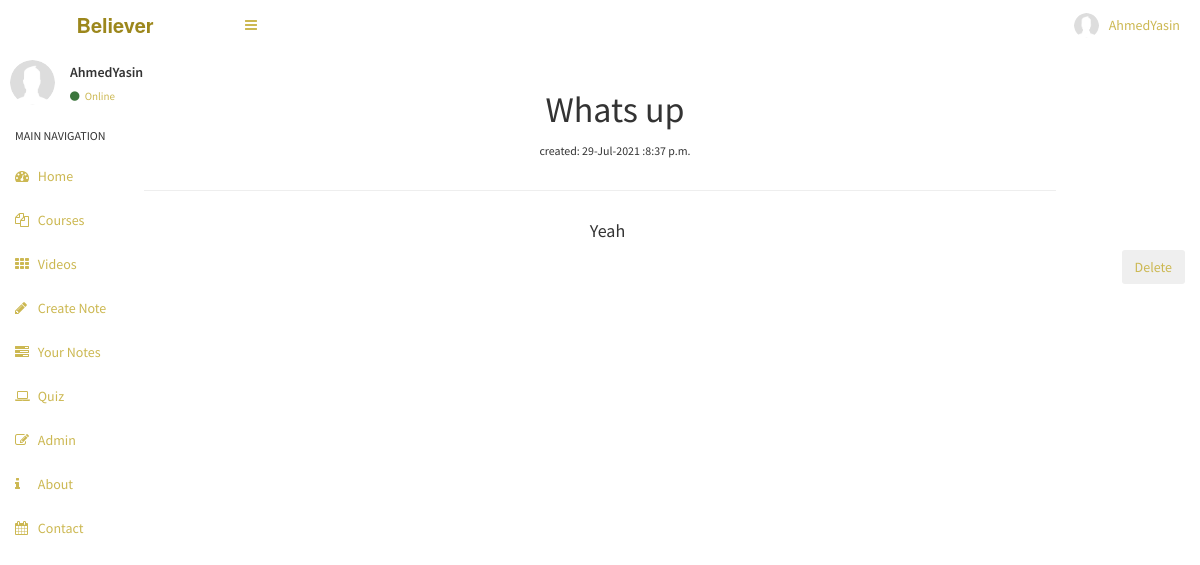
/notes/detail/7 (signed in), run on the app's committed database.
### accounts/models.py (models this page shows, shortened)
class UserProfile(models.Model):
    user = models.OneToOneField(auth.models.User, on_delete=models.CASCADE)
    avatar = models.ImageField(("Avatar"), upload_to='displays', default = 'default.png',height_field=None, width_field=None, max_length=None,blank = True)
    slug = models.SlugField(blank = True)
    create_date = models.DateTimeField(default = timezone.now)

### notes/models.py (models this page shows, shortened)
class Notes(models.Model):
    author = models.ForeignKey(auth.models.User, on_delete=models.CASCADE)
    title = models.CharField(max_length=150)
    essay = models.TextField()
    create_date = models.DateTimeField(default=timezone.now)

### notes/views.py (the view)
class NotesDetailView(LoginRequiredMixin,DetailView):
    login_url = '/accounts/login/'
    model = Notes
    context_object_name = 'notes'

### notes/templates/notes/notes_detail.html
{% extends 'pages/videos.html' %}
{% block content %}
<div class='container' style ='margin-top:20px ;'>
<h1 style='text-align:center'>{{ notes.title }}</h1>
<p style='text-align:center;font-weight: normal;'><small >created: {{ notes.create_date|date:'d-M-Y :P'  }}</small></p>
</div><hr style="width: 80%;">
<div class='container' style ='padding-right: 15px;
    padding-left: 0px;
    margin-right: auto;
    margin-left: auto;'>
<div class='row'>
<div class='col'>
<h4 style=' text-align:center;font-weight: normal; '>{{ notes.essay|linebreaks }}</h4>
</div>
</div>
<a href="{% url 'notes:notes_delete' pk=notes.pk %}"> <button class="btn btn-#ccb852 pull-right" >Delete</button></a>
</div>
{% endblock content %}

### templates/pages/base_stuff/navbar.html (shortened to what this page needs)
<header class="main-header">
        <a href="{%url 'test' %}" class="logo"><b>Believer</b></a>
        <nav class="navbar navbar-static-top" role="navigation">
          <a href="#" class="sidebar-toggle" data-toggle="offcanvas" role="button">
          </a>
          <div class="navbar-custom-menu">
            <ul class="nav navbar-nav">
              <li class="dropdown user user-menu">
                <a href="#" class="dropdown-toggle" data-toggle="dropdown">
                  <img src="{{ user.userprofile.avatar.url }}" class="user-image" alt="User Image"/>
                  <span class="hidden-xs">{{ user.username }}</span>
                </a>
                <ul class="dropdown-menu">
                  <li class="user-header">
                    <h4>
                      <b>{{ user.username }}
                    </h4>
                  </li>
                </ul>
              </li>
            </ul>
          </div>
        </nav>
      </header>

### templates/pages/base_stuff/sidebar.html
{% load static %}
  <aside class="main-sidebar">
        <section class="sidebar">
          <div class="user-panel">
            <div class="pull-left image">
              <img src="{{ user.userprofile.avatar.url }}" class="img-circle" alt="User Image" />
            </div>
            <div class="pull-left info">
              <p>{{ user.username }}</p>
              <a href="#">{% if user.is_active %}<i class="fa fa-circle text-success"></i> Online {% else %}<i class="fa fa-circle text-danger"></i> Offline {% endif %}</a>
            </div>
          </div>
          <ul class="sidebar-menu">
            <li class="header" style='font-weight: normal;'>MAIN NAVIGATION</li>
            <li class="active treeview">
              <a href="{% url 'test' %}">
                <i class="fa fa-dashboard"></i> <span style='font-weight: normal;'>Home</span>
              </a>
            </li>
            <li class="treeview">
              <a href="#">
                <i class="fa fa-files-o"></i>
               <span style='font-weight: normal;'>Courses</span>
               </a>
            </li>
            <li>
              <a href="{% url 'videos:videos_playlist' %}">
                <i class="fa fa-th"></i> <span style='font-weight: normal;'>Videos</span>
              </a>
            </li>
            <li class="active treeview">
              <a href="{%url 'notes:notes_create'%}">
                <i class="fa fa-pencil"> </i> <span style='font-weight: normal;'>Create Note</span>
              </a>
            </li>
             <li class="active treeview">
              <a href="{%url 'notes:notes_list' user.username %}">
                <i class="fa fa-tasks"> </i> <span style='font-weight: normal;'>Your Notes</span>
              </a>
            </li>
            <li class="treeview">
              <a href="{%url 'quiz:home'%}">
                <i class="fa fa-laptop"></i>
                <span style='font-weight: normal;'>Quiz</span>
              </a>
            </li>
          {% if user.is_superuser %}
            <li class="treeview">
              <a href="{% url 'admin:index' %}">
                <i class="fa fa-edit"></i> <span style='font-weight: normal;'>Admin</span>
              </a>
            </li>
            {% endif %}
            <li class="treeview">
              <a href="{% url 'about' %}">
                <i class="fa fa-info"> </i> <span style='font-weight: normal;'>About</span>
              </a>
            </li>
        <li>
              <a href="{% url 'accounts:contact' %}">
                <i class="fa fa-calendar"></i> <span style='font-weight: normal;'>Contact</span>
              </a>
            </li>
        </section>

### static/notes/notes_detail.css (style rules this page uses)
body { margin-top:20px; }

### data on the page
Notes: title "Whats up", create_date "29-Jul-2021 :8:37 p.m.", essay "Yeah"

### other printed values
{{ user.username }} "AhmedYasin"
